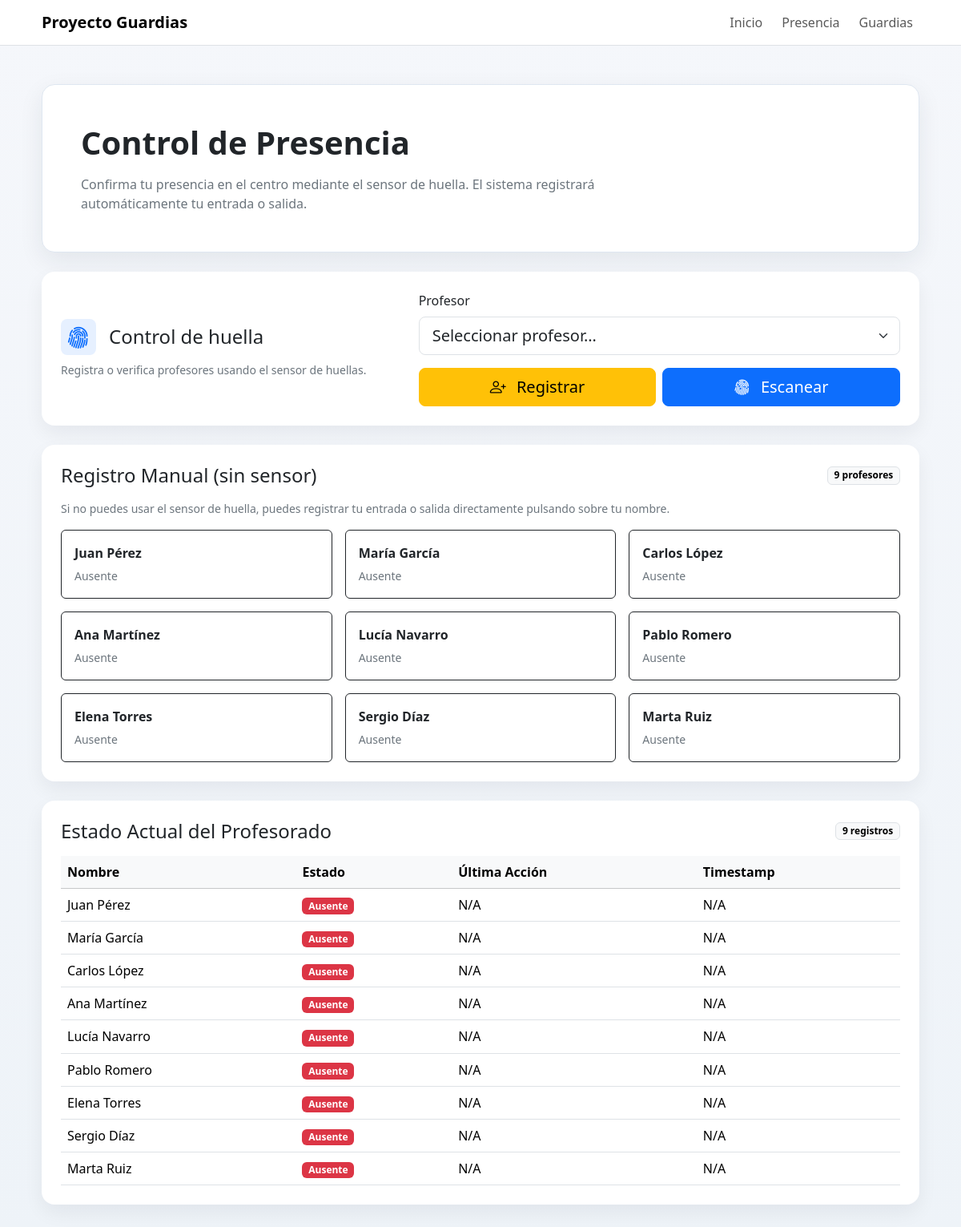
The page /presencia/ on the database as committed earlier.
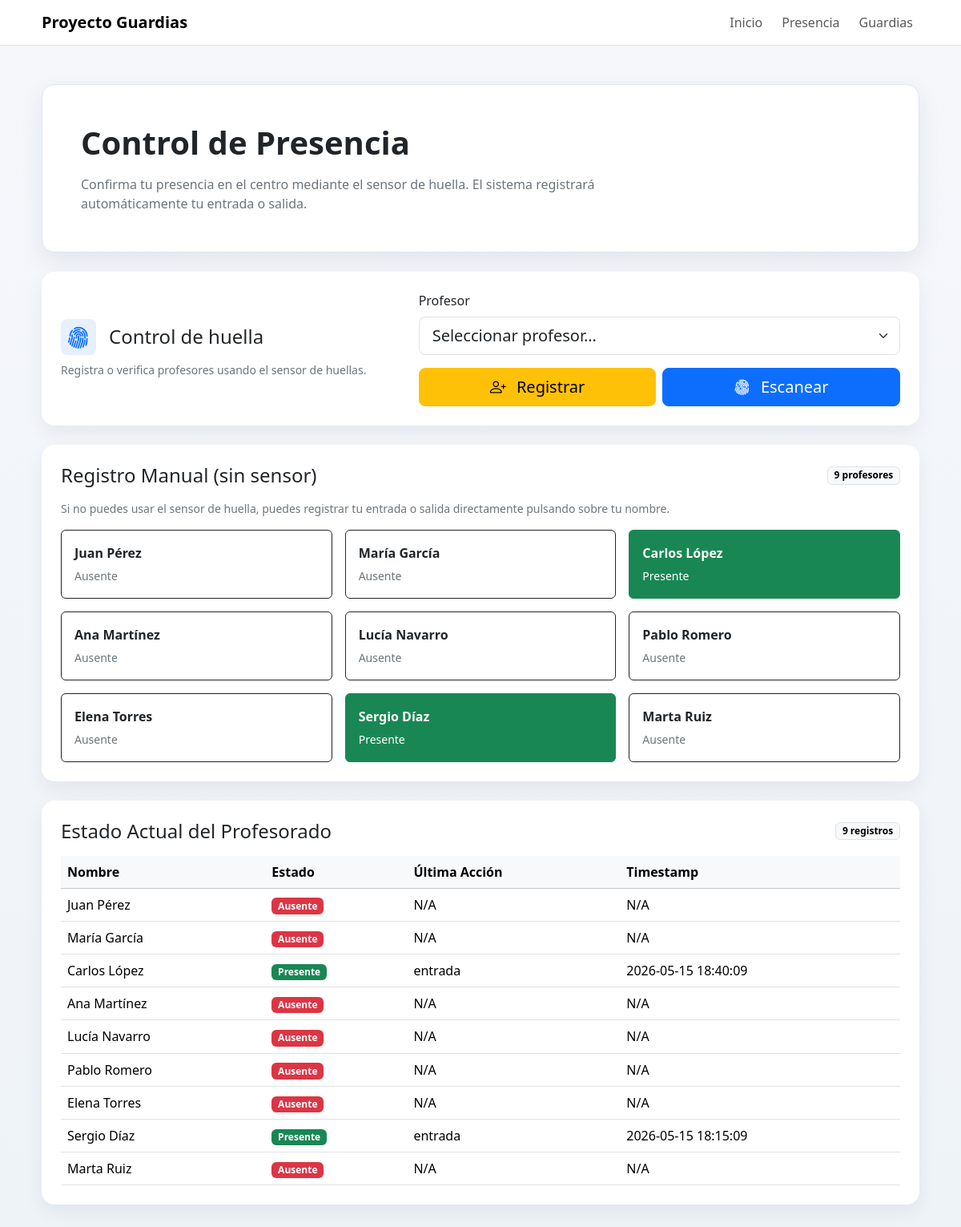
The same page on the database as committed later.
### tables this page shows
CREATE TABLE profesores (id INTEGER PRIMARY KEY AUTOINCREMENT, nombre TEXT NOT NULL, departamento TEXT, huella_id INTEGER, activo INTEGER DEFAULT 1, guardias_acumuladas INTEGER DEFAULT 0, guardias_semana INTEGER DEFAULT 0);

CREATE TABLE presencia (
    id INTEGER PRIMARY KEY AUTOINCREMENT,
    profesor_id INTEGER,
    timestamp DATETIME DEFAULT CURRENT_TIMESTAMP,
    tipo TEXT,   -- 'entrada' o 'salida'
    FOREIGN KEY (profesor_id) REFERENCES "profesores_legacy"(id)
);

### app.py (the view)
@bp.route("/")
def vista_presencia():
    try:
        estado = obtener_estado_actual()
        db = DBManager(_obtener_db_path())
        profesores = db.get_profesores()
        profesores = [p for p in profesores if p.activo == 1]
    except Exception as e:
        print(f"[ERROR estado presencia] {e}")
        estado = {}
        profesores = []
    return render_template(
        "presencia.html",
        estado=estado,
        profesores=profesores
    )

### app.py (called while the page is built)
def _obtener_db_path():
    return app.config.get("DB_PATH", "ies.db")

### modules/db/db_manager.py (called while the page is built, shortened)
    def get_connection(self):
        return sqlite3.connect(self.db_path)

    @contextmanager
    def _connection(self):
        conn = self.get_connection()
        try:
            self._ensure_schema(conn)
            yield conn
        finally:
            conn.close()

    def _fetch_all(self, query, params=(), model_cls=None):
        with self._connection() as conn:
            cursor = conn.cursor()
            cursor.execute(query, params)
            rows = cursor.fetchall()
        if model_cls is None:
            return rows
        return [model_cls(*row) for row in rows]

    def _fecha_hoy(self, fecha=None):
        return fecha or datetime.now().strftime("%Y-%m-%d")

    def _ensure_profesores_schema(self, conn):
        cursor = conn.cursor()
        cursor.execute("PRAGMA table_info(profesores)")
        schema_rows = cursor.fetchall()
        columnas = {row[1] for row in schema_rows}
        tipos = {row[1]: (row[2] or "").upper() for row in schema_rows}
        schema_actualizado = False
        if "departamento" not in columnas:
            cursor.execute("ALTER TABLE profesores ADD COLUMN departamento TEXT")
            schema_actualizado = True
        if "huella_id" not in columnas:
            cursor.execute("ALTER TABLE profesores ADD COLUMN huella_id INTEGER")
            schema_actualizado = True
        self._normalizar_huella_ids(conn)
        if schema_actualizado:
            conn.commit()

    @staticmethod
    def _normalizar_huella_id_valor(valor):
        if valor is None:
            return None
        if isinstance(valor, int):
            return valor

    def _normalizar_huella_ids(self, conn):
        cursor = conn.cursor()
        cursor.execute("SELECT id, huella_id FROM profesores")
        cambios = []
        for profesor_id, huella_id in cursor.fetchall():
            huella_normalizada = self._normalizar_huella_id_valor(huella_id)
            if huella_id != huella_normalizada:
                cambios.append((huella_normalizada, profesor_id))
        if cambios:
            cursor.executemany(
                "UPDATE profesores SET huella_id = ? WHERE id = ?",
                cambios,
            )
            conn.commit()

    def _ensure_horarios_schema(self, conn):
        cursor = conn.cursor()
        cursor.execute("PRAGMA table_info(horarios)")
        columnas = {row[1] for row in cursor.fetchall()}

### templates/presencia.html (shortened to what this page needs)
<!DOCTYPE html>
<html lang="es">
<head>
    <link href="https://cdn.jsdelivr.net/npm/bootstrap@5.3.3/dist/css/bootstrap.min.css" rel="stylesheet">
    <link rel="stylesheet" href="https://cdn.jsdelivr.net/npm/bootstrap-icons@1.11.3/font/bootstrap-icons.min.css">
</head>
<body>
    <nav class="navbar navbar-expand-lg bg-white border-bottom sticky-top">
        <div class="container app-shell">
            <a class="navbar-brand fw-semibold" href="{{ url_for('index') }}">Proyecto Guardias</a>
            <div class="collapse navbar-collapse" id="mainNav">
                <div class="navbar-nav ms-auto gap-lg-2">
                    <a class="nav-link" href="{{ url_for('index') }}">Inicio</a>
                    <a class="nav-link" href="{{ url_for('presencia.vista_presencia') }}">Presencia</a>
                    <a class="nav-link" href="{{ url_for('vista_guardias') }}">Guardias</a>
                </div>
            </div>
        </div>
    </nav>
    <main class="container app-shell py-4 py-lg-5">
        <section class="page-hero p-4 p-lg-5 mb-4">
            <div class="row g-4 align-items-center">
                <div class="col-lg-8">
                    <h1 class="display-6 fw-semibold mb-3">Control de Presencia</h1>
                    <p class="text-secondary mb-0">Confirma tu presencia en el centro mediante el sensor de huella. El sistema registrará automáticamente tu entrada o salida.</p>
                </div>
            </div>
        </section>
        <section class="card stat-card mb-4">
            <div class="card-body p-4">
                <div class="row g-4 align-items-center">
                    <div class="col-lg-5">
                        <div class="d-flex align-items-center gap-3 mb-2">
                            <div class="rounded-3 p-2 bg-primary bg-opacity-10 text-primary lh-1"
                                style="font-size:1.75rem">
                                <i class="bi bi-fingerprint"></i>
                            </div>
                            <h2 class="h4 mb-0">Control de huella</h2>
                        </div>
                        <p class="text-secondary small mb-0 mt-2">
                            Registra o verifica profesores usando el sensor de huellas.
                        </p>
                    </div>
                    <div class="col-lg-7">
                        <div class="d-grid gap-3">
                            <div>
                                <label class="form-label fw-medium">Profesor</label>
                                <select id="selectProfesor"
                                        class="form-select form-select-lg">
                                    <option value="" disabled selected>Seleccionar profesor…</option>
                                </select>
                            </div>
                            <div class="d-flex gap-2">
                                <button id="btnRegistrar"
                                        class="btn btn-warning btn-lg w-50"
                                        type="button">
                                    <i class="bi bi-person-plus me-2"></i>
                                    Registrar
                                </button>
                                <button id="btnScan"
                                        class="btn btn-primary btn-lg w-50"
                                        type="button">
                                    <i class="bi bi-fingerprint me-2"></i>
                                    Escanear
                                </button>
                            </div>
                        </div>
                    </div>
                </div>
            </div>
        </section>
        <section class="card stat-card mb-4">
            <div class="card-body p-4">
                <div class="d-flex justify-content-between align-items-center mb-3 flex-wrap gap-2">
                    <h2 class="h4 mb-0">Registro Manual (sin sensor)</h2>
                    <span class="badge text-bg-light border">{{ estado|length }} profesores</span>
                </div>
                <p class="text-secondary small mb-3">Si no puedes usar el sensor de huella, puedes registrar tu entrada o salida directamente pulsando sobre tu nombre.</p>
                <div class="row g-3">
                    {% for profesor_id, info in estado.items() %}
                    <div class="col-md-6 col-xl-4">
                        <form action="{{ url_for('registrar_guardia') }}" method="post" class="h-100">
                            <button class="btn {% if info.presente %}btn-success{% else %}btn-outline-dark{% endif %} w-100 h-100 text-start p-3" type="submit">
                                <span class="d-block fw-semibold mb-1">{{ info.nombre }}</span>
                                <span class="small {% if info.presente %}text-white{% else %}text-secondary{% endif %}">
                                    {% if info.presente %}Presente{% else %}Ausente{% endif %}
                                </span>
                            </button>
                        </form>
                    </div>
                    {% else %}
                    <div class="col-12">
                        <div class="text-center text-secondary py-3">No hay profesores disponibles para registrar.</div>
                    </div>
                    {% endfor %}
                </div>
            </div>
        </section>
        <section class="card stat-card">
            <div class="card-body p-4">
                <div class="d-flex justify-content-between align-items-center mb-3 flex-wrap gap-2">
                    <h2 class="h4 mb-0">Estado Actual del Profesorado</h2>
                    <span class="badge text-bg-light border">{{ estado|length }} registros</span>
                </div>
                <div class="table-responsive">
                    <table class="table table-hover align-middle mb-0">
                        <thead class="table-light">
                            <tr>
                                <th>Nombre</th>
                                <th>Estado</th>
                                <th>Última Acción</th>
                                <th>Timestamp</th>
                            </tr>
                        </thead>
                        <tbody>
                            {% for profesor_id, info in estado.items() %}
                            <tr>
                                <td class="fw-medium">{{ info.nombre }}</td>
                                <td>
                                    <span class="badge {% if info.presente %}text-bg-success{% else %}text-bg-danger{% endif %}">
                                        {% if info.presente %}Presente{% else %}Ausente{% endif %}
                                    </span>
                                </td>
                                <td>{{ info.ultima_accion or 'N/A' }}</td>
                                <td>{{ info.timestamp or 'N/A' }}</td>
                            </tr>
                            {% else %}
                            <tr>
                                <td colspan="4" class="text-center text-secondary py-4">No hay registros de presencia para mostrar.</td>
                            </tr>
                            {% endfor %}
                        </tbody>
                    </table>
                </div>
            </div>
        </section>
    </main>
</body>
</html>

### templates/presencia.html (style rules this page uses)
body { background: linear-gradient(180deg, #f5f7fb 0%, #eef3f8 100%); min-height: 100vh; }
.app-shell { max-width: 1120px; }
.page-hero { background: #ffffff; border: 1px solid #dfe7f1; border-radius: 1rem; box-shadow: 0 10px 30px rgba(31, 41, 55, 0.08); }
.stat-card, .content-card { border: 0; border-radius: 1rem; box-shadow: 0 10px 24px rgba(15, 23, 42, 0.06); }

Rows that differ between the two databases and show on the page:
added presencia: tipo "entrada", timestamp "2026-05-15 18:40:09"
added presencia: tipo "entrada", timestamp "2026-05-15 18:15:09"
Other text that changed with them:
list line gone: "Ausente"
new list line: "Presente"
new list line: "Carlos López"
new list line: "Sergio Díaz"
list line gone: "Carlos López"
list line gone: "Ausente N/A N/A"
list line gone: "Sergio Díaz"
